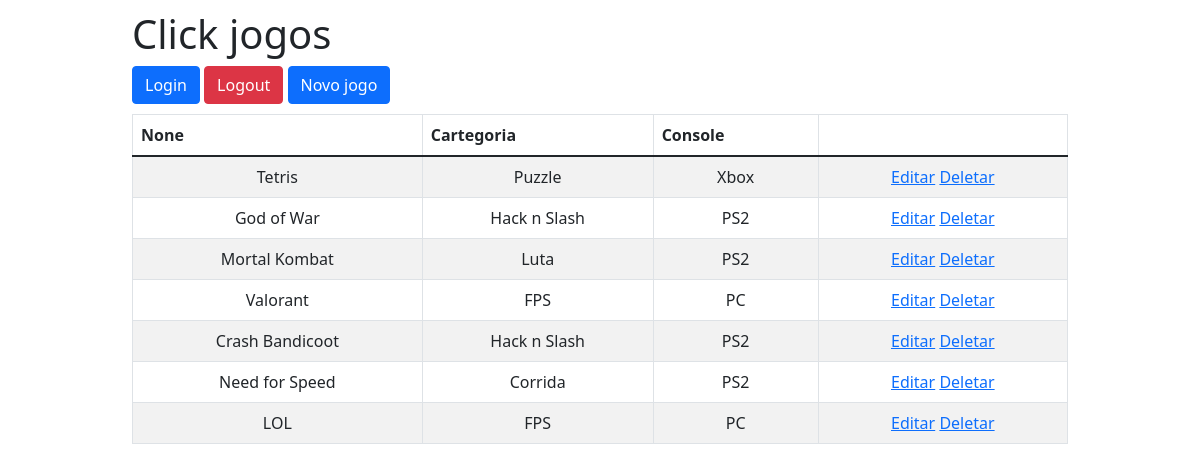
Before: / with the older database file.
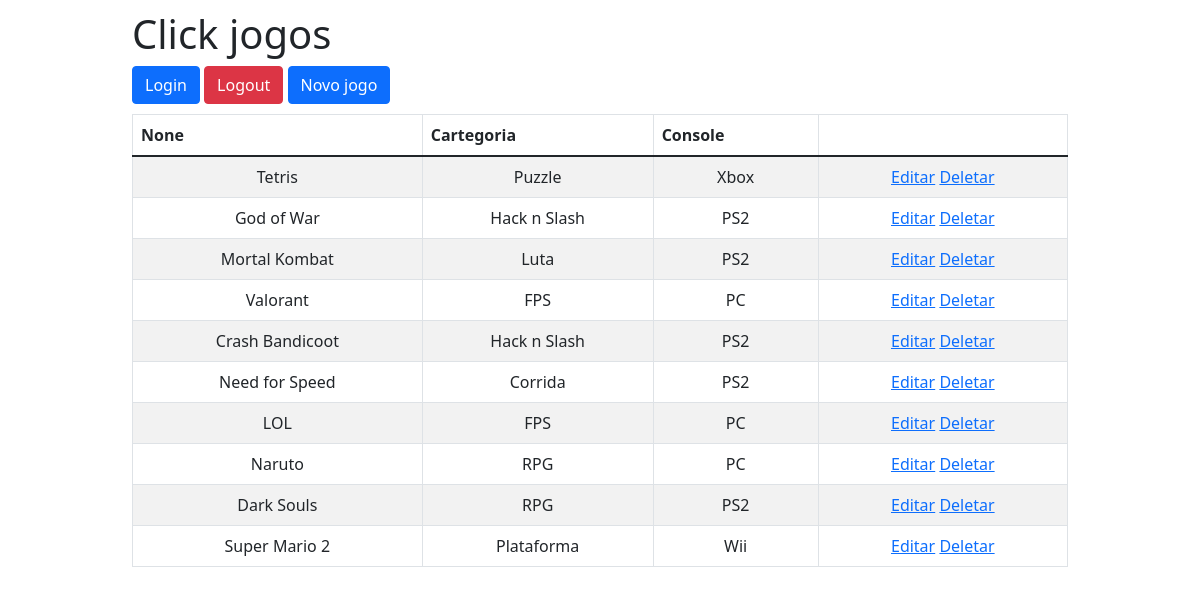
After: the same page with the newer database file.
### models.py (models this page shows, shortened)
class Jogos(db.Model):
    __tablename__ = 'jogos'  # força nome da tabela
    id = db.Column(db.Integer, primary_key=True, autoincrement=True)
    nome = db.Column(db.String(50), nullable=False)
    categoria = db.Column(db.String(40), nullable=False)
    console = db.Column(db.String(20), nullable=False)

### views_game.py (the view)
@app.route('/')
def index():
    lista = Jogos.query.order_by(Jogos.id)
    return render_template('Lista.html', titulo="Click jogos", jogos=lista)

### templates/Lista.html (shortened to what this page needs)
{% extends "template.html" %}
{% block conteudo %}
      <a class="btn btn-primary" href="{{url_for('login')}}">Login</a>
      <a class="btn btn-danger" href="{{url_for('logout')}}">Logout</a>
      <a class="btn btn-primary" href="{{url_for('novo')}}">Novo jogo</a>
      <table class="table table-striped table-responsive table-bordered">
         <thead class="thead-default">
            <tr>
               <th>None</th>
               <th>Cartegoria</th>
               <th>Console</th>
               <th></th>
            </tr>
        </thead>
        <tbody>
         {% for jogo in jogos %}
           <tr>
              <td>{{ jogo.nome }}</td>
              <td>{{ jogo.categoria }}</td>
              <td>{{ jogo.console }}</td>
               <td>
                  <a href="{{ url_for('editar', id=jogo.id)}}">Editar</a>
                  <a href="{{ url_for('deletar', id=jogo.id)}}">Deletar</a>
               </td>
           </tr>
         {% endfor %}
        </tbody>
     </table>
{% endblock %}

### templates/template.html (shortened to what this page needs)
<!DOCTYPE html>
<html>
    <head>
        <link rel="stylesheet" href="{{ url_for('static', filename='bootstrap.css') }}">
        <link rel="stylesheet" href="{{ url_for('static', filename='app.css') }}">
    </head>
    <body>
        <div class="container">
            <div class="page-header">
                <h1>{{ titulo }}</h1>
            </div>
            {% block conteudo %}{% endblock %}
        </div>
    </body>
</html>

### static/app.css (style rules this page uses)
body { padding-top: 10px; }
.btn { margin-bottom: 10px; }
.container { border-radius: 4px; margin: auto; width: 80%; }
td { text-align: center; }

Changed rows visible on the page:
added Jogos: nome "Naruto", categoria "RPG", console "PC"
added Jogos: nome "Dark Souls", categoria "RPG", console "PS2"
added Jogos: nome "Super Mario 2", categoria "Plataforma", console "Wii"
